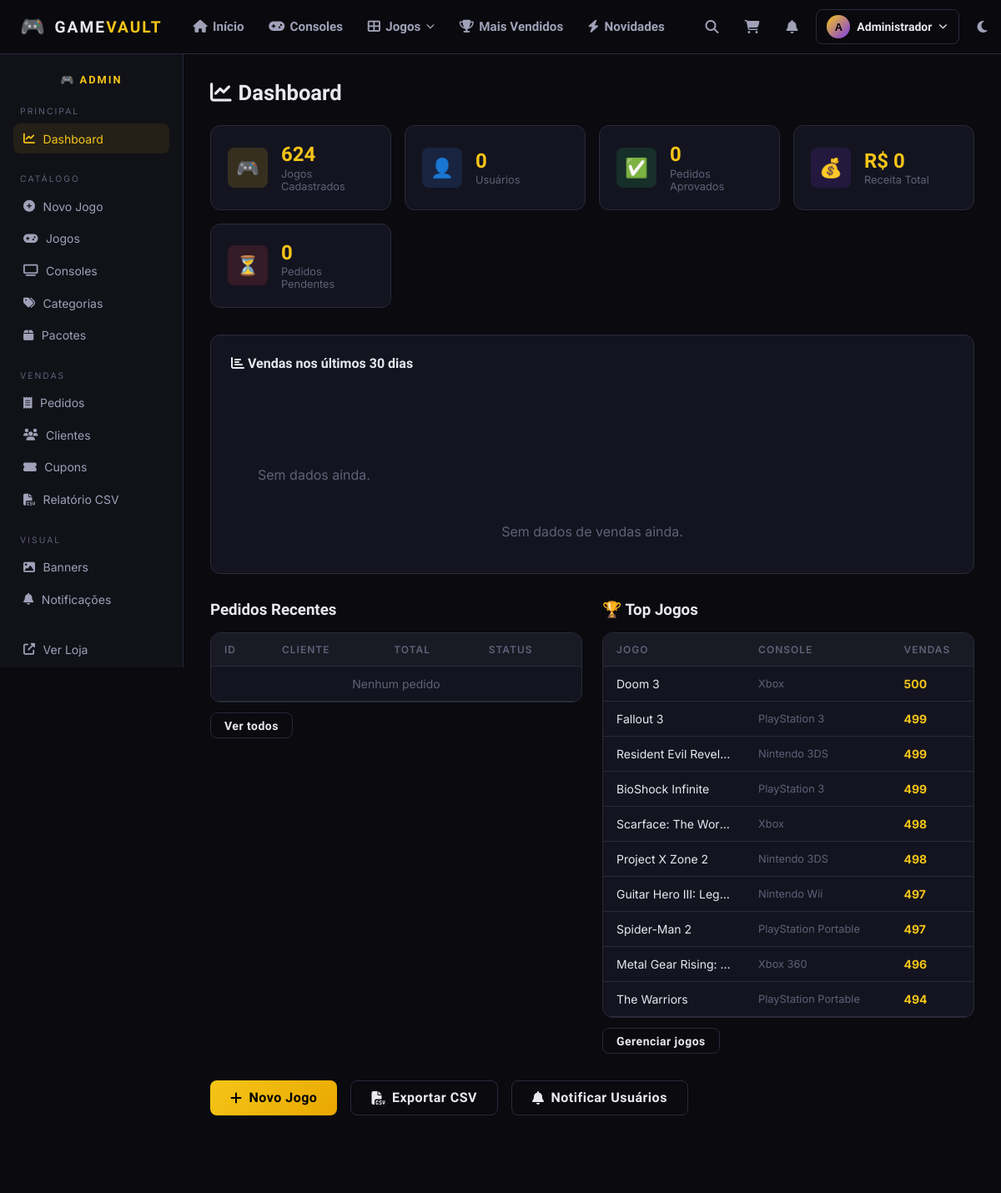
Page /admin (signed in, upper part) on the earlier database version.
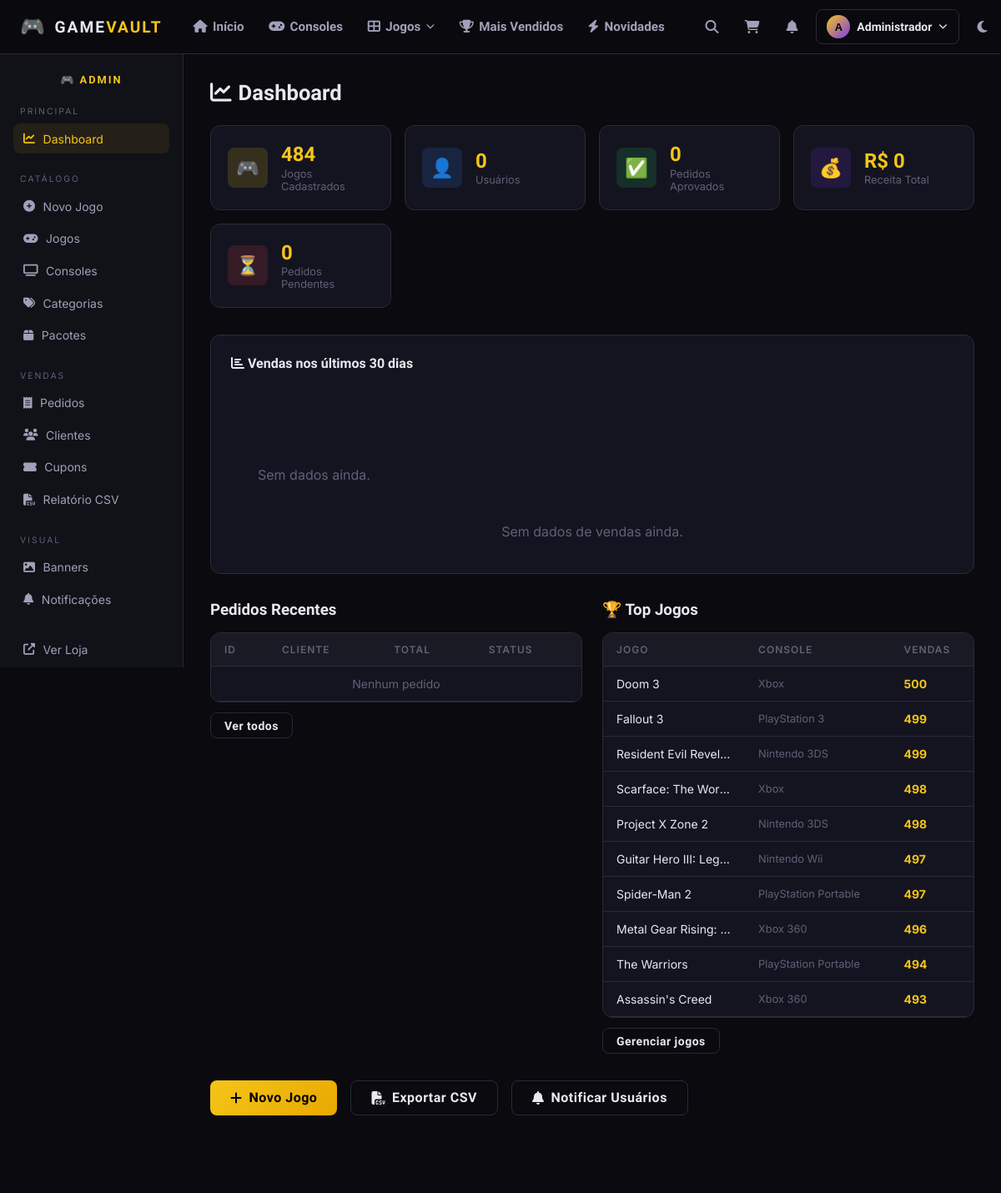
Same page on the later database version.
### tables this page shows
CREATE TABLE games (
        id INTEGER PRIMARY KEY AUTOINCREMENT,
        title TEXT NOT NULL,
        slug TEXT UNIQUE NOT NULL,
        console_id INTEGER NOT NULL,
        category_id INTEGER,
        cover TEXT DEFAULT '',
        images TEXT DEFAULT '[]',
        description TEXT DEFAULT '',
        price REAL DEFAULT 9.90,
        original_price REAL DEFAULT 0,
        file_path TEXT DEFAULT '',
        file_format TEXT DEFAULT 'ISO',
        file_size TEXT DEFAULT '',
        language TEXT DEFAULT 'PT-BR',
        region TEXT DEFAULT 'NTSC',
        compatibility TEXT DEFAULT '',
        rating REAL DEFAULT 0,
        rating_count INTEGER DEFAULT 0,
        sales_count INTEGER DEFAULT 0,
        download_count INTEGER DEFAULT 0,
        is_featured INTEGER DEFAULT 0,
        is_new INTEGER DEFAULT 1,
        is_free INTEGER DEFAULT 0,
        is_active INTEGER DEFAULT 1,
        stock INTEGER DEFAULT 9999,
        created_at TEXT DEFAULT (datetime('now')),
        FOREIGN KEY(console_id) REFERENCES consoles(id),
        FOREIGN KEY(category_id) REFERENCES categories(id)
    );

CREATE TABLE consoles (
        id INTEGER PRIMARY KEY AUTOINCREMENT,
        name TEXT UNIQUE NOT NULL,
        slug TEXT UNIQUE NOT NULL,
        banner TEXT DEFAULT '',
        icon TEXT DEFAULT '',
        sort_order INTEGER DEFAULT 0,
        active INTEGER DEFAULT 1
    );

### app.py (the view)
@app.route('/admin')
@admin_required
def admin_index():
    db = get_db()
    stats = {
        'total_games':   db.execute("SELECT COUNT(*) FROM games").fetchone()[0],
        'total_users':   db.execute("SELECT COUNT(*) FROM users WHERE is_admin=0").fetchone()[0],
        'total_orders':  db.execute("SELECT COUNT(*) FROM orders WHERE payment_status='approved'").fetchone()[0],
        'total_revenue': db.execute("SELECT COALESCE(SUM(total),0) FROM orders WHERE payment_status='approved'").fetchone()[0],
        'pending_orders':db.execute("SELECT COUNT(*) FROM orders WHERE payment_status='pending'").fetchone()[0],
    }
    chart_data = db.execute("""
        SELECT DATE(paid_at) as day, COUNT(*) as cnt, SUM(total) as rev
        FROM orders WHERE payment_status='approved' AND paid_at >= DATE('now','-30 days')
        GROUP BY DATE(paid_at) ORDER BY day
    """).fetchall()
    recent_orders = db.execute("""
        SELECT o.*, u.name as user_name, u.email as user_email FROM orders o
        JOIN users u ON o.user_id=u.id ORDER BY o.created_at DESC LIMIT 15
    """).fetchall()
    top_games = db.execute("""
        SELECT g.title, g.sales_count, c.name as console_name FROM games g
        JOIN consoles c ON g.console_id=c.id ORDER BY g.sales_count DESC LIMIT 10
    """).fetchall()
    return render_template('admin/index.html',
        stats=stats, chart_data=list(chart_data),
        recent_orders=recent_orders, top_games=top_games)

### app.py (called while the page is built)
def get_db():
    if 'db' not in g:
        g.db = sqlite3.connect(DB_PATH)
        g.db.row_factory = sqlite3.Row
        g.db.execute("PRAGMA journal_mode=WAL")
        g.db.execute("PRAGMA foreign_keys=ON")
    return g.db

def admin_required(f):
    @wraps(f)
    def decorated(*args, **kwargs):
        if 'user_id' not in session:
            return redirect(url_for('login'))
        db = get_db()
        user = db.execute("SELECT is_admin FROM users WHERE id=?", (session['user_id'],)).fetchone()
        if not user or not user['is_admin']:
            abort(403)
        return f(*args, **kwargs)
    return decorated

def current_user():
    if 'user_id' not in session:
        return None
    return get_db().execute("SELECT * FROM users WHERE id=?", (session['user_id'],)).fetchone()

### templates/admin/index.html (shortened to what the changed rows need)
{% extends "base.html" %}
{% block body_class %}admin-body{% endblock %}
{% block content %}
<div class="admin-layout">
  <div class="admin-content">
    <div class="stats-cards">
      <div class="stat-card">
        <div><div class="stat-card-value">{{ stats.total_games }}</div><div class="stat-card-label">Jogos Cadastrados</div></div>
      </div>
    </div>
    <div style="display:grid;grid-template-columns:1fr 1fr;gap:1.5rem">
      <div>
        <div class="admin-table-wrap">
          <table class="admin-table">
            <thead><tr><th>ID</th><th>Cliente</th><th>Total</th><th>Status</th></tr></thead>
          </table>
        </div>
      </div>
      <div>
        <div class="admin-table-wrap">
          <table class="admin-table">
            <thead><tr><th>Jogo</th><th>Console</th><th>Vendas</th></tr></thead>
            <tbody>
              {% for game in top_games %}
              <tr>
                <td style="max-width:150px;overflow:hidden;text-overflow:ellipsis;white-space:nowrap">{{ game.title }}</td>
                <td style="font-size:0.8rem;color:var(--text3)">{{ game.console_name }}</td>
                <td style="color:var(--gold);font-weight:700">{{ game.sales_count }}</td>
              </tr>
              {% else %}
              <tr><td colspan="3" style="text-align:center;color:var(--text3)">Sem dados</td></tr>
              {% endfor %}
            </tbody>
          </table>
        </div>
      </div>
    </div>
  </div>
</div>
{% endblock %}

Differences in the rows shown:
removed games: title "BioShock Infinite", console_name "PlayStation 3", sales_count "499"
now on this page (row unchanged): games: title "Assassin's Creed", console_name "Xbox 360", sales_count "493"
Other differences:
{{ stats.total_games }}: "624" → "484"
